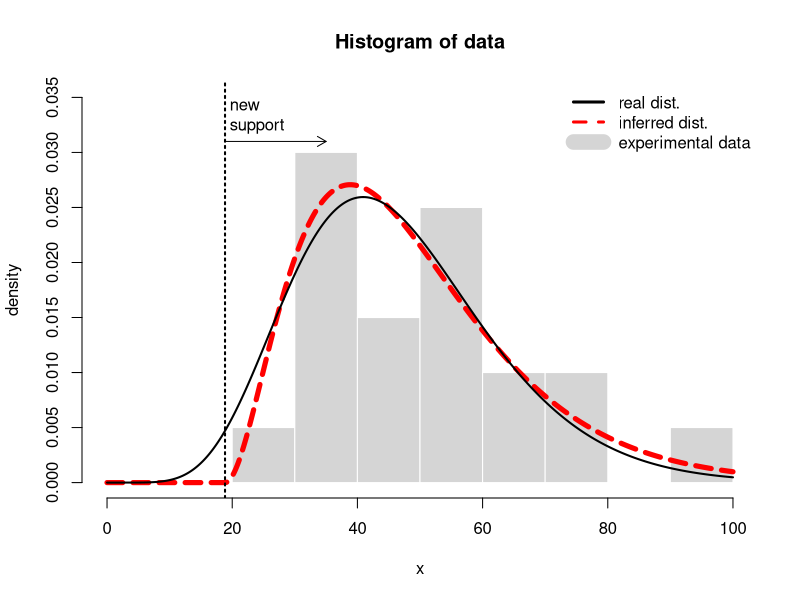

Recreate this plot in R.
require(viridis);

mycolors = c(
	"#000000FF",
	"#FF0000FF",
	3,
	"#0000FFFF",
	"#00FFFFFF",
	"#FF00FFFF",
	"#FFFF00FF",
	"#999999FF"
);

mylwd = c(2, 5);
mylty = function(idx){
	l = list(1, "32");
	l[[idx]];
}

graphics.off();
scale=0.6;
dev.new(width=scale*12, height=scale*8);

mydist = function(x){
	dgamma(x - 6*pi, shape=3, scale=10);
}

x = seq(0, 100, length=2000);

# Now we find the closest gamma near that function
difference = function(params){
	sum(abs(dgamma(x, shape=params[1], scale=params[2]) - mydist(x)));
}

#params = optim(c(1.2, 5), difference, method="L-BFGS", lower=c(0, 0))$par;
#print(params);
params = c(8.243800, 5.647846); # What the above optimization finds

#data = rgamma(n=20, shape=params[1], scale=params[2]);
#print(data);
data = c(45.42578,37.14454,31.91805,78.38157,51.13203,76.95387,34.06098,34.73172,26.69495,67.43486,98.01783,61.88397,41.99400,34.95689,51.49814,56.23078,55.54928,44.69236,36.25360,59.33179)

# Histogram
hist(data, freq=FALSE, border=F, col="#A0A0A070", xlab="x", ylab="density", xlim=c(0, 100), ylim=c(0, 0.035));

# Inferred dist
lines(x, mydist(x), type="l", lwd=mylwd[2], col=mycolors[2], lty=mylty(2));
abline(v=6*pi, col=1, lwd=2, lty="12");

# Real dist
lines(x, dgamma(x, shape=params[1], scale=params[2]), lwd=mylwd[1], lty=mylty(1), col=mycolors[1]);

legend("topright", c("real dist.", "inferred dist.", "experimental data"), col=c(mycolors[1:2], "#A0A0A070"), lty=c(1:2, 1), lwd=c(3, 3, 15), box.lwd=0);

text(18, 0.033, "new\nsupport", pos=4);
arrows(19, 0.031, 35, 0.031, length=0.1);

savePlot("formulation-fig1.png");
